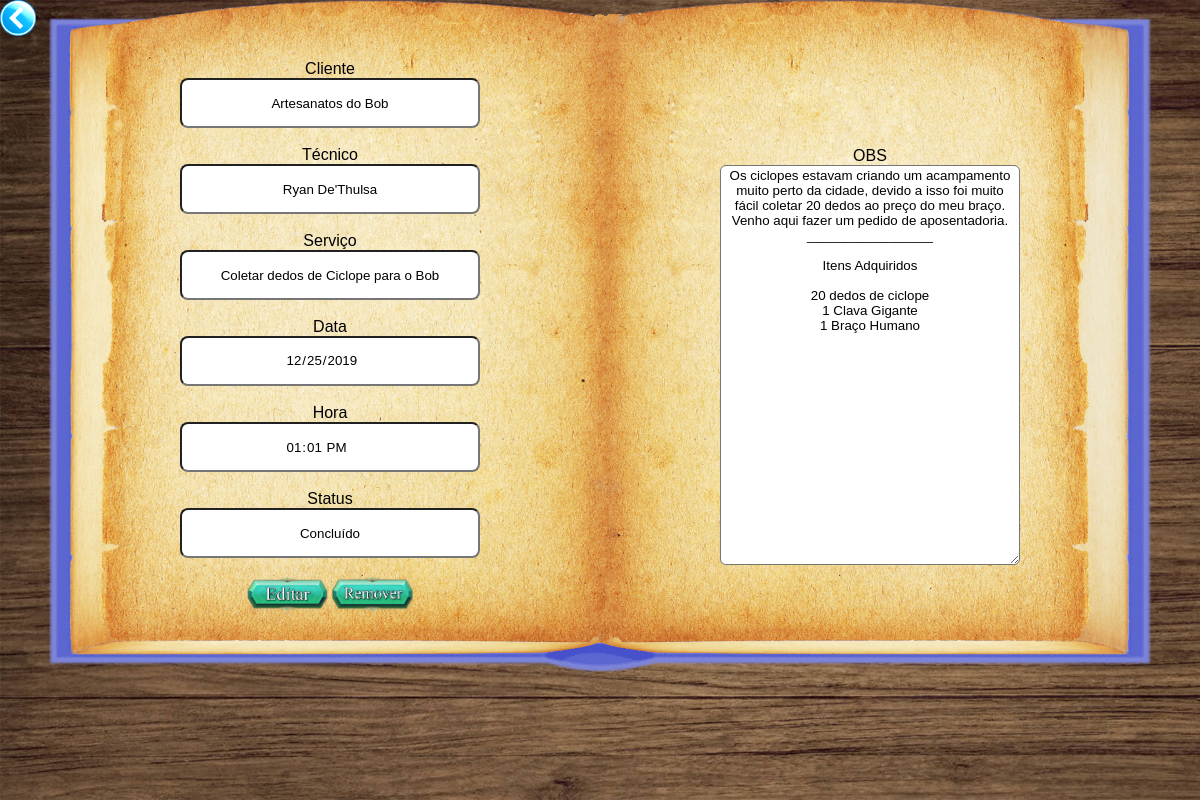
/serv/specserv.php?id=6 (signed in), run on the app's committed database.
### tables this page shows
CREATE TABLE IF NOT EXISTS `tbserv` (
  `codserv` int(11) NOT NULL AUTO_INCREMENT,
  `nomecli` int(11) NOT NULL,
  `nometec` int(11) NOT NULL,
  `serv` varchar(90) NOT NULL,
  `data` date NOT NULL,
  `hora` time NOT NULL,
  `status` int(1) NOT NULL,
  `obstec` varchar(5000) NOT NULL,
  PRIMARY KEY (`codserv`),
  KEY `fk1_codfunc` (`nometec`),
  KEY `fk1_codcli` (`nomecli`)
);

CREATE TABLE IF NOT EXISTS `tbcli` (
  `codcli` int(11) NOT NULL AUTO_INCREMENT,
  `nome` varchar(40) NOT NULL,
  `contato` varchar(30) NOT NULL,
  `end` varchar(50) NOT NULL,
  `fone` int(16) NOT NULL,
  `email` varchar(50) NOT NULL,
  `ramo` varchar(30) NOT NULL,
  `fotocli` varchar(100) NOT NULL,
  PRIMARY KEY (`codcli`)
);

CREATE TABLE IF NOT EXISTS `tbfunc` (
  `codfunc` int(11) NOT NULL AUTO_INCREMENT,
  `nome` varchar(50) NOT NULL,
  `end` varchar(90) NOT NULL,
  `bairro` varchar(50) NOT NULL,
  `city` varchar(50) NOT NULL,
  `tel` varchar(16) NOT NULL,
  `cel` varchar(16) NOT NULL,
  `email` varchar(90) NOT NULL,
  `exp` varchar(50) NOT NULL,
  `form` varchar(50) NOT NULL,
  `login` varchar(50) NOT NULL,
  `senha` varchar(50) NOT NULL,
  `perfil` varchar(50) NOT NULL,
  `foto` varchar(50) NOT NULL,
  PRIMARY KEY (`codfunc`)
);

### serv/specserv.php (the view, shortened to what this page needs)
<html>
    <head>
        <link rel="stylesheet" type="text/css" href="../css/style.css"/>
    </head>
    <body>
        <div id="pagservlivro">
            <?php
                if($_SESSION["user"]){
                    include_once '../user/conexao.php';
                    $teste = mysqli_query($conn, "select login from tbfunc where perfil='Administrador'");
                    while($line = mysqli_fetch_array($teste)){
                        if($_SESSION["user"] == $line["login"]){
                            $id=$_GET['id'];
                            $consultar = "select *from tbserv where codserv=$id";
                            $executar = mysqli_query($conn,$consultar);
            ?>
                                <br/><br/>
                                <div id="listarlivro">
                                    <?php
                                        while($linha = mysqli_fetch_array($executar))
                                        {
                                    ?>
                                        <img class="book" src="../img/livro_solo.png"/>
                                        <fieldset class="livro">
                                            <?php
                                                $test = mysqli_query($conn, "select *from tbcli where codcli='".$linha['nomecli']."'");
                                                $linu = mysqli_fetch_array($test);
                                            ?>
                                            Cliente<br/><input type="text" value="<?php echo $linu["nome"];?>" readonly ><br/><br/>
                                            <?php
                                                $test = mysqli_query($conn, "select *from tbfunc where codfunc='".$linha['nometec']."'");
                                                $linu = mysqli_fetch_array($test);
                                            ?>
                                            Técnico<br/><input type="text" value="<?php echo $linu["nome"];?>" readonly><br/><br/>
                                            Serviço<br/><input type="text" value="<?php echo $linha["serv"];?>" readonly><br/><br/>
                                            Data<br/><input type="date" value="<?php echo $linha["data"];?>" readonly><br/><br/>
                                            Hora<br/><input type="time" value="<?php echo $linha["hora"];?>" readonly><br/><br/>
                                            Status<br/>
                                            <input type="text" value="<?php
                                                if($linha["status"]==0)
                                                    echo "Em Aberto";
                                                else
                                                    echo "Concluído";
                                            ?>" readonly><br/><br/>
                                            <a href="editandoserv.php?id=<?php echo $linha["codserv"];?>"><img class="botao2" src="../img/edit.png"></a>
                                            <a href="delserv.php?id=<?php echo $linha["codserv"];?>"><img class="botao2" src="../img/remover.png"></a>
                                        </fieldset>
                                        <fieldset class="livro">
                                            <br/><br/>
                                            <?php
                                                if($linha["status"]==1){
                                            ?>
                                                    OBS<br/>
                                                    <textarea class="serv" readonly><?php echo $linha["obstec"] ?></textarea>
                                            <?php } ?>
                                        </fieldset>
                                    <br/>
                                    <?php } ?>
                                </div>
                            <br/>
                            <a href="listaserv.php"><p><img class="botao3" src="../img/retorno.png"></p></a>
            <?php
                        }
                    }
                }
            ?>
        </div>
    </body>
</html>

### css/style.css (style rules this page uses)
div#pagservlivro { background-image: url('../img/fundo.jpg'); background-size: cover; height: 100vh; max-height: 100vh; }
.book { width: 100%; top: 0%; left: 0%; max-height: 100vh; position: absolute; margin: auto; }
fieldset.livro { border: none; background-color: rgba(0,0,0,0); position: relative; margin: auto; }
#listarlivro { display: flex; width: 90%; padding: 1% 0; max-height: 100vh; }
.botao, .botao3 { width: 12%; transition: filter 1.5s; }
.botao2 { width: 25%; transition: filter 1.5s; }
.botao3 { position: absolute; top: 0%; left: 0%; width:3%; }
* { margin: auto; font-family: 'Ruda', sans-serif; }
input { width:240px; }
fieldset { text-align: center; border: 1px solid gray; margin: 10px auto; padding: 12px 18px; border-radius: 10px; width: 30%; background: white; }
p { text-align:center; }
a { text-decoration: none; text-align: center; font-weight: bold; color: black; transition: color 0.1s; }
input, select { text-align: center; width: 300px; height:50px; border-radius: 8px; }
textarea { text-align: center; width: 300px; height: 150px; border-radius: 6px; }
.serv { height: 400px; }

### data on the page
tbserv: nomecli.nome "Artesanatos do Bob", nometec.nome "Ryan De'Thulsa", serv "Coletar dedos de Ciclope para o Bob", data "12/25/2019", hora "13:01:00", status "Concluído", obstec "Os ciclopes estavam criando um acampamento muito perto da cidade, devido a isso foi muito fácil coletar 20 dedos ao preço do meu braço. Venho aqui fazer um pedido de aposentadoria. _________________ Itens Adquiridos 20 dedos de ciclope 1 Clava Gigante 1 Braço Humano"
